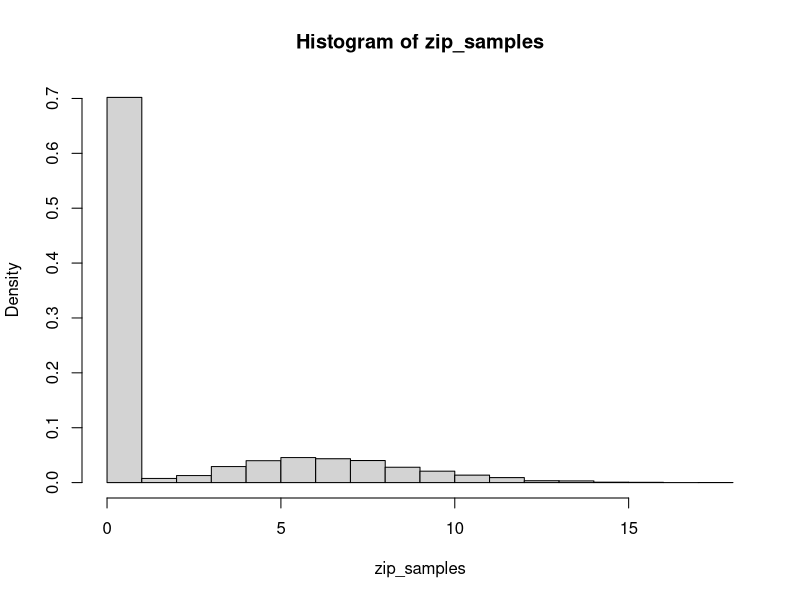

Write R code to recreate this figure. (Note: this script raises an error after producing the figure.)
## ---- chunk 1
n <- 10000  #samples
p <- 0.3
lambda <- 7

ZIP <- function(n,p,lambda){
  return (rpois(n,lambda)*rbinom(n,1,p))
}

zip_samples <- ZIP(n, p, lambda)
## ---- chunk 2
hist(zip_samples, freq=FALSE)
## ---- chunk 3
ZIP_pdf <- function(x,p,lambda){
  e <- exp(1)
  if (x == 0){
    return ((1-p)+p*e^(-lambda))
  } else {
    return (p*lambda^(x)*e^(-lambda)/factorial(x))
  }
}

theoretial_probs <- rep(NA,10)
MC_probs <- rep(NA,10)
m <- 1000
samples <- ZIP(m, p, lambda)
for (i in 0:9){
  theoretial_probs[i+1] <- ZIP_pdf(i,p,lambda)
  MC_probs[i+1] <- sum(samples == i)/m
}
## ---- chunk 4
cat("Theoretical", theoretial_probs)
cat("MC Probabilities", MC_probs)
## ---- chunk 5
m <- 1000
p <- 0.3
lambda <- 7

samps <- ZIP(m,p,lambda)

mean_estimate <- mean(samps)
var_estimate  <- var(samps)
sd <- sqrt(var_estimate/m)

# 95% CI:
CI <- c(mean_estimate-1.96*sd, mean_estimate+1.96*sd)
cat(CI)
## ---- chunk 6
##copying and pasting the code from rejection.sampling.R
rtnorm <- function(n, mu, sigma, a, b){
    ## n = number of samples
    ## mu= mean
    ## sigma = standard deviation
    ## a = lower bound
    ## b = upper bound
    x <- rep(NA, n)
    for(i in 1:n) {
        accept <- 0
        while(accept==0) {
            ## step 1: draw y ~ N(mu,sigma^2)
            y <- rnorm(1, mu, sigma)
            ## step 2: accept if y is in right region
            if(y>a & y<b) {
                x[i] <- y
                accept <- 1
            }
        }
        if ((i %% 100) == 0) cat("Done with", i, "samples.\n")
   }
    return(x)
}
## ---- chunk 7
alpha <- 2
n <- 10000
samples <- rtnorm(n, 0, 1, alpha, Inf)

mean(z)
sqrt(1/n.samp*var(z))

## ---- chunk 8
hist(integrals[,1],freq=FALSE,main="MSE with 1000 samples")
hist(integrals[,2],freq=FALSE,main="MSE with 10000 samples")
hist(integrals[,3],freq=FALSE,main="MSE with 100000 samples")
## ---- chunk 9
actual_value <- integrate(myfunc, 2, 4)  
actual_value <- actual_value$value  #we know this is 24 because calculus

#using the same for-loop structure as above
MSE <- rep(NA,3)
for (sampsize in 1:3){
  #we perform the integral m times drawing sampsize samples
  MSE[sampsize] <- (1/m)*sum((integrals[,sampsize]-actual_value)^2)
}
## ---- chunk 10
cat(n)
cat(MSE)
## ---- chunk 11
m <- 1000
n <- c(10,100,1000,10000)
sum_errors <- rep(0,4)

actual_mean <- 3
actual_variance   <- 1
epsilon     <- 0.01
#set up our simulation
for (i in 1:4){
  #using m=1000 to obtain estimate of how often x_bar - mean > epsilon
  for (j in 1:m){
    samps <- rnorm(n[i], actual_mean, sqrt(actual_variance))
    mean_est <- mean(samps)
    #maintain number of trials where our difference is greater than epsilon
    sum_errors[i] <- sum_errors[i] + sum(abs(mean_est-actual_mean) > epsilon)
  }
  sum_errors[i] <- sum_errors[i] / m
}
## ---- chunk 12
cat("P(|mean - mu| > 0.01) for different sizes of n")
cat(n)
cat(sum_errors)
